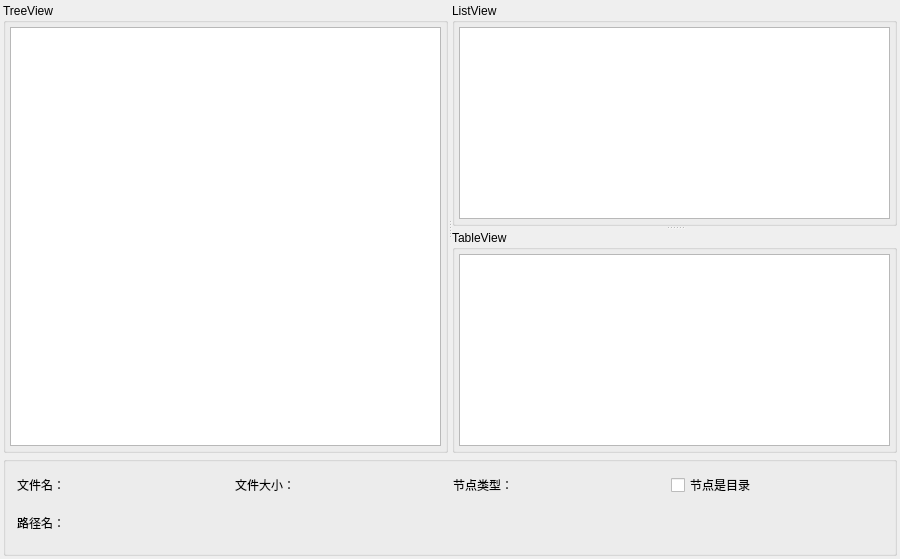
<?xml version="1.0" encoding="UTF-8"?>
<ui version="4.0">
 <class>MainWindow</class>
 <widget class="QMainWindow" name="MainWindow">
  <property name="geometry">
   <rect>
    <x>0</x>
    <y>0</y>
    <width>900</width>
    <height>559</height>
   </rect>
  </property>
  <property name="windowTitle">
   <string>文件系统Model/View</string>
  </property>
  <widget class="QWidget" name="centralWidget">
   <layout class="QVBoxLayout" name="verticalLayout_5">
    <property name="spacing">
     <number>3</number>
    </property>
    <property name="leftMargin">
     <number>3</number>
    </property>
    <property name="topMargin">
     <number>3</number>
    </property>
    <property name="rightMargin">
     <number>3</number>
    </property>
    <property name="bottomMargin">
     <number>3</number>
    </property>
    <item>
     <widget class="QSplitter" name="splitterMain">
      <property name="orientation">
       <enum>Qt::Horizontal</enum>
      </property>
      <widget class="QGroupBox" name="groupBox_3">
       <property name="title">
        <string>TreeView</string>
       </property>
       <layout class="QVBoxLayout" name="verticalLayout_3">
        <property name="spacing">
         <number>4</number>
        </property>
        <property name="leftMargin">
         <number>4</number>
        </property>
        <property name="topMargin">
         <number>4</number>
        </property>
        <property name="rightMargin">
         <number>4</number>
        </property>
        <property name="bottomMargin">
         <number>4</number>
        </property>
        <item>
         <widget class="QTreeView" name="treeView"/>
        </item>
       </layout>
      </widget>
      <widget class="QSplitter" name="splitter">
       <property name="orientation">
        <enum>Qt::Vertical</enum>
       </property>
       <widget class="QGroupBox" name="groupBox">
        <property name="title">
         <string>ListView</string>
        </property>
        <layout class="QVBoxLayout" name="verticalLayout">
         <property name="spacing">
          <number>4</number>
         </property>
         <property name="leftMargin">
          <number>4</number>
         </property>
         <property name="topMargin">
          <number>4</number>
         </property>
         <property name="rightMargin">
          <number>4</number>
         </property>
         <property name="bottomMargin">
          <number>4</number>
         </property>
         <item>
          <widget class="QListView" name="listView"/>
         </item>
        </layout>
       </widget>
       <widget class="QGroupBox" name="groupBox_2">
        <property name="title">
         <string>TableView</string>
        </property>
        <layout class="QVBoxLayout" name="verticalLayout_2">
         <property name="spacing">
          <number>3</number>
         </property>
         <property name="leftMargin">
          <number>4</number>
         </property>
         <property name="topMargin">
          <number>4</number>
         </property>
         <property name="rightMargin">
          <number>4</number>
         </property>
         <property name="bottomMargin">
          <number>4</number>
         </property>
         <item>
          <widget class="QTableView" name="tableView"/>
         </item>
        </layout>
       </widget>
      </widget>
     </widget>
    </item>
    <item>
     <widget class="QGroupBox" name="groupBox_4">
      <property name="maximumSize">
       <size>
        <width>16777215</width>
        <height>100</height>
       </size>
      </property>
      <property name="title">
       <string/>
      </property>
      <layout class="QVBoxLayout" name="verticalLayout_4">
       <item>
        <layout class="QHBoxLayout" name="horizontalLayout">
         <item>
          <widget class="QLabel" name="LabFileName">
           <property name="text">
            <string>文件名：</string>
           </property>
          </widget>
         </item>
         <item>
          <widget class="QLabel" name="LabFileSize">
           <property name="text">
            <string>文件大小：</string>
           </property>
          </widget>
         </item>
         <item>
          <widget class="QLabel" name="LabType">
           <property name="text">
            <string>节点类型：</string>
           </property>
          </widget>
         </item>
         <item>
          <widget class="QCheckBox" name="chkIsDir">
           <property name="text">
            <string>节点是目录</string>
           </property>
          </widget>
         </item>
        </layout>
       </item>
       <item>
        <widget class="QLabel" name="LabPath">
         <property name="text">
          <string>路径名：</string>
         </property>
        </widget>
       </item>
      </layout>
     </widget>
    </item>
   </layout>
  </widget>
  <widget class="QMenuBar" name="menuBar">
   <property name="geometry">
    <rect>
     <x>0</x>
     <y>0</y>
     <width>900</width>
     <height>23</height>
    </rect>
   </property>
  </widget>
 </widget>
 <layoutdefault spacing="6" margin="11"/>
 <resources/>
 <connections/>
</ui>
